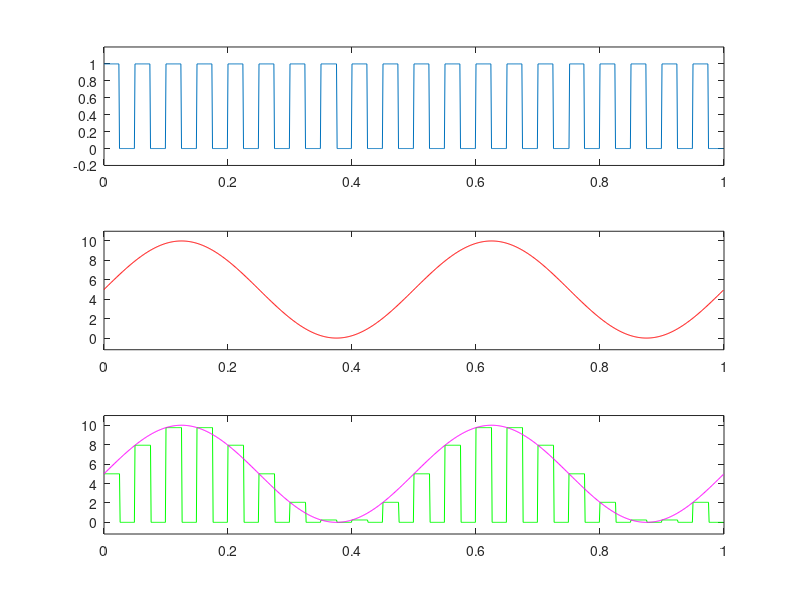

Here is the MATLAB script that generated this plot:
clc;
clear;

am=input('Enter message signal amplitude: ');
fc = 20;
fm =2;
fs = 1000;
t=1;

% making the square wave. 
n = [0:1/fs:t];
n = n(1:end-1);
dutycycle = 50;
s = square(2*pi*fc*n,dutycycle);
s(find(s<0))=0;

m = am *sin(2*pi*fm*n);
m=m+am; % Adding the offset voltage.

%Making the PAM waveform.
period_sam = length(n)/fc; 
ind = 1:period_sam:length(n); 
on_samp = ceil(period_sam * dutycycle/100); 
pam = zeros(1,length(n));
for i =1:length(ind)
    pam(ind(i):ind(i)+on_samp) = m(ind(i));
end

subplot(3,1,1);
plot(n,s);
ylim([-0.2 1.2]);

subplot(3,1,2);
plot(n,m,'r');
ylim([-1.2 2*am+1]);

subplot(3,1,3);
plot(n,pam,'g');
ylim([-1.2 2*am+1]);
hold on;
plot(n,m,'m');
